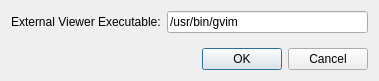
<?xml version="1.0" encoding="UTF-8"?>
<ui version="4.0">
 <class>Dialog</class>
 <widget class="QDialog" name="Dialog">
  <property name="geometry">
   <rect>
    <x>0</x>
    <y>0</y>
    <width>379</width>
    <height>81</height>
   </rect>
  </property>
  <property name="windowTitle">
   <string>Dialog</string>
  </property>
  <layout class="QVBoxLayout" name="verticalLayout">
   <item>
    <layout class="QFormLayout" name="formLayout">
     <item row="0" column="0">
      <widget class="QLabel" name="externalViewerExecutableLabel">
       <property name="text">
        <string>External Viewer Executable:</string>
       </property>
      </widget>
     </item>
     <item row="0" column="1">
      <widget class="QLineEdit" name="externalViewerExecutableLineEdit">
       <property name="text">
        <string>/usr/bin/gvim</string>
       </property>
      </widget>
     </item>
    </layout>
   </item>
   <item>
    <widget class="QDialogButtonBox" name="buttonBox">
     <property name="orientation">
      <enum>Qt::Horizontal</enum>
     </property>
     <property name="standardButtons">
      <set>QDialogButtonBox::Cancel|QDialogButtonBox::Ok</set>
     </property>
    </widget>
   </item>
  </layout>
 </widget>
 <resources/>
 <connections>
  <connection>
   <sender>buttonBox</sender>
   <signal>accepted()</signal>
   <receiver>Dialog</receiver>
   <slot>accept()</slot>
   <hints>
    <hint type="sourcelabel">
     <x>248</x>
     <y>254</y>
    </hint>
    <hint type="destinationlabel">
     <x>157</x>
     <y>274</y>
    </hint>
   </hints>
  </connection>
  <connection>
   <sender>buttonBox</sender>
   <signal>rejected()</signal>
   <receiver>Dialog</receiver>
   <slot>reject()</slot>
   <hints>
    <hint type="sourcelabel">
     <x>316</x>
     <y>260</y>
    </hint>
    <hint type="destinationlabel">
     <x>286</x>
     <y>274</y>
    </hint>
   </hints>
  </connection>
 </connections>
</ui>
